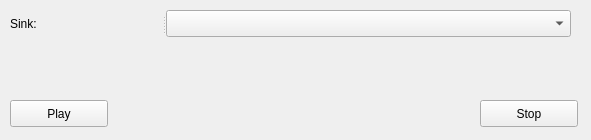
<?xml version="1.0" encoding="UTF-8"?>
<ui version="4.0">
 <class>playerguiClass</class>
 <widget class="QWidget" name="playerguiClass">
  <property name="geometry">
   <rect>
    <x>0</x>
    <y>0</y>
    <width>591</width>
    <height>140</height>
   </rect>
  </property>
  <property name="windowTitle">
   <string>Form</string>
  </property>
  <widget class="QPushButton" name="play">
   <property name="geometry">
    <rect>
     <x>10</x>
     <y>100</y>
     <width>98</width>
     <height>27</height>
    </rect>
   </property>
   <property name="text">
    <string>Play</string>
   </property>
  </widget>
  <widget class="QPushButton" name="stop">
   <property name="geometry">
    <rect>
     <x>480</x>
     <y>100</y>
     <width>98</width>
     <height>27</height>
    </rect>
   </property>
   <property name="text">
    <string>Stop</string>
   </property>
  </widget>
  <widget class="QLabel" name="label">
   <property name="geometry">
    <rect>
     <x>10</x>
     <y>50</y>
     <width>371</width>
     <height>16</height>
    </rect>
   </property>
   <property name="text">
    <string/>
   </property>
  </widget>
  <widget class="QWidget" name="horizontalLayoutWidget">
   <property name="geometry">
    <rect>
     <x>10</x>
     <y>70</y>
     <width>561</width>
     <height>21</height>
    </rect>
   </property>
   <layout class="QHBoxLayout" name="sliderplace"/>
  </widget>
  <widget class="QSplitter" name="splitter">
   <property name="geometry">
    <rect>
     <x>10</x>
     <y>10</y>
     <width>561</width>
     <height>27</height>
    </rect>
   </property>
   <property name="orientation">
    <enum>Qt::Horizontal</enum>
   </property>
   <widget class="QLabel" name="sinklabel">
    <property name="text">
     <string>Sink:</string>
    </property>
   </widget>
   <widget class="QComboBox" name="sinklist"/>
  </widget>
 </widget>
 <resources/>
 <connections/>
</ui>
